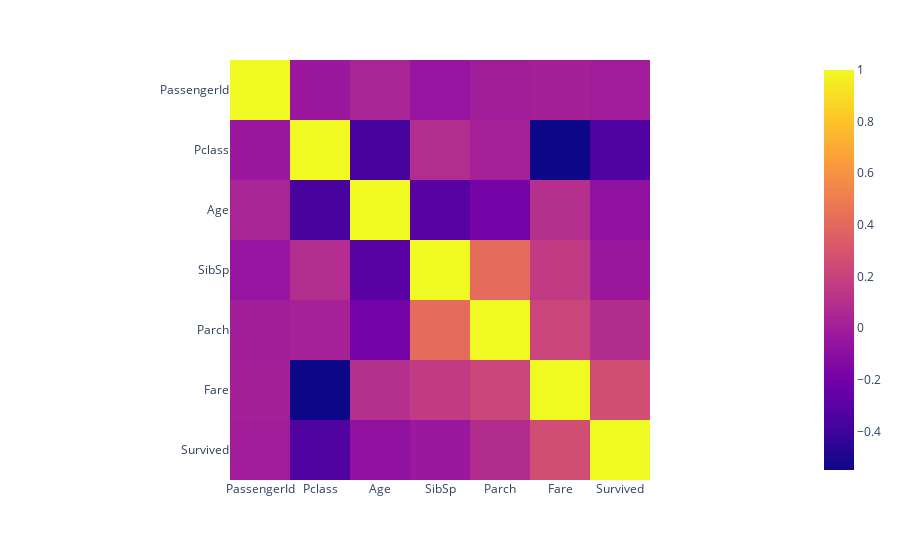

Notebook cell for this chart:
### Code cell
correlated = train_df.corr()
px.imshow(correlated)

### Figure 1 — Plotly figure (JSON) as saved in the notebook; plotly's stock layout.template omitted (floating-point values rounded to 4 significant figures)
{"data": [{"coloraxis": "coloraxis", "hovertemplate": "x: %{x}<br>y: %{y}<br>color: %{z}<extra></extra>", "name": "0", "type": "heatmap", "x": ["PassengerId", "Pclass", "Age", "SibSp", "Parch", "Fare", "Survived"], "xaxis": "x", "y": ["PassengerId", "Pclass", "Age", "SibSp", "Parch", "Fare", "Survived"], "yaxis": "y", "z": [[1, -0.03514, 0.03685, -0.05753, -0.001652, 0.01266, -0.005007], [-0.03514, 1, -0.3692, 0.08308, 0.01844, -0.5495, -0.3385], [0.03685, -0.3692, 1, -0.3082, -0.1891, 0.09607, -0.07722], [-0.05753, 0.08308, -0.3082, 1, 0.4148, 0.1597, -0.03532], [-0.001652, 0.01844, -0.1891, 0.4148, 1, 0.2162, 0.08163], [0.01266, -0.5495, 0.09607, 0.1597, 0.2162, 1, 0.2573], [-0.005007, -0.3385, -0.07722, -0.03532, 0.08163, 0.2573, 1]]}], "layout": {"coloraxis": {"colorscale": [[0, "#0d0887"], [0.1111, "#46039f"], [0.2222, "#7201a8"], [0.3333, "#9c179e"], [0.4444, "#bd3786"], [0.5556, "#d8576b"], [0.6667, "#ed7953"], [0.7778, "#fb9f3a"], [0.8889, "#fdca26"], [1, "#f0f921"]]}, "margin": {"t": 60}, "xaxis": {"anchor": "y", "constrain": "domain", "domain": [0, 1], "scaleanchor": "y"}, "yaxis": {"anchor": "x", "autorange": "reversed", "constrain": "domain", "domain": [0, 1]}}}
